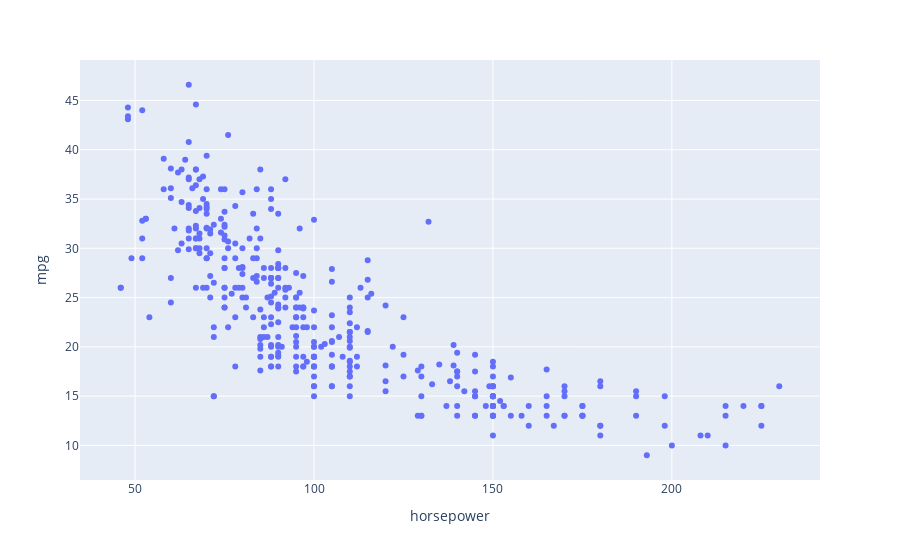

Here is the notebook cell this chart was saved with:
### Code cell
px.scatter(auto, y = 'mpg', x = 'horsepower')

### Figure 1 — Plotly figure (JSON) as saved in the notebook; plotly's stock layout.template omitted (floating-point values rounded to 4 significant figures; data arrays with more than 128 entries replaced by an {"elided": "..."} marker saying what was removed)
{"data": [{"hovertemplate": "horsepower=%{x}<br>mpg=%{y}<extra></extra>", "legendgroup": "", "marker": {"color": "#636efa", "symbol": "circle"}, "mode": "markers", "name": "", "orientation": "v", "showlegend": false, "type": "scatter", "x": {"elided": "392 float values"}, "xaxis": "x", "y": {"elided": "392 float values"}, "yaxis": "y"}], "layout": {"legend": {"tracegroupgap": 0}, "margin": {"t": 60}, "xaxis": {"anchor": "y", "domain": [0, 1], "title": {"text": "horsepower"}}, "yaxis": {"anchor": "x", "domain": [0, 1], "title": {"text": "mpg"}}}}
